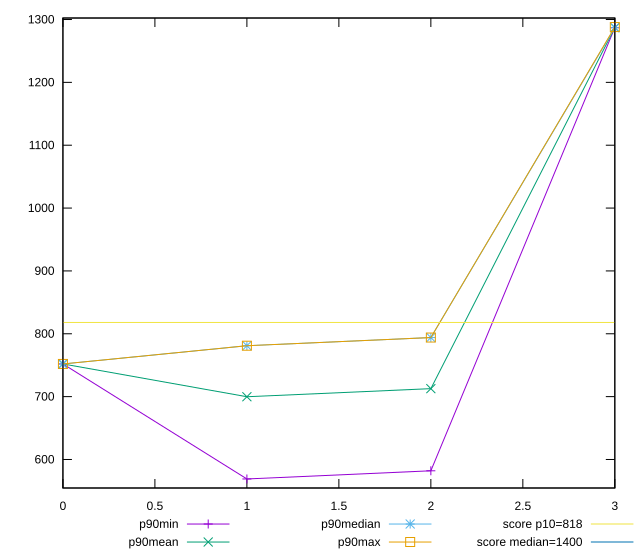

Recreate this plot in gnuplot.
reset

$p90Min <<EOF
0 752
1 569
2 582
3 1287
EOF

$p90Mean <<EOF
0 752
1 699.8085106382979
2 712.6808510638298
3 1287.0744680851064
EOF

$p90Median <<EOF
0 752
1 781
2 794
3 1287
EOF

$p90Max <<EOF
0 752
1 781
2 794
3 1288
EOF

set key outside below
set xrange [0:3]
set yrange [554.62:1302.38]
set trange [554.62:1302.38]
set terminal svg size 640, 560 enhanced background rgb 'white'
set output "reports/report_00028_2021-02-24T12-49-42.674Z/dom-size/progression/value.svg"

plot $p90Min title "p90min" with linespoints, \
     $p90Mean title "p90mean" with linespoints, \
     $p90Median title "p90median" with linespoints, \
     $p90Max title "p90max" with linespoints, \
     818 title "score p10=818", \
     1400 title "score median=1400"

reset
